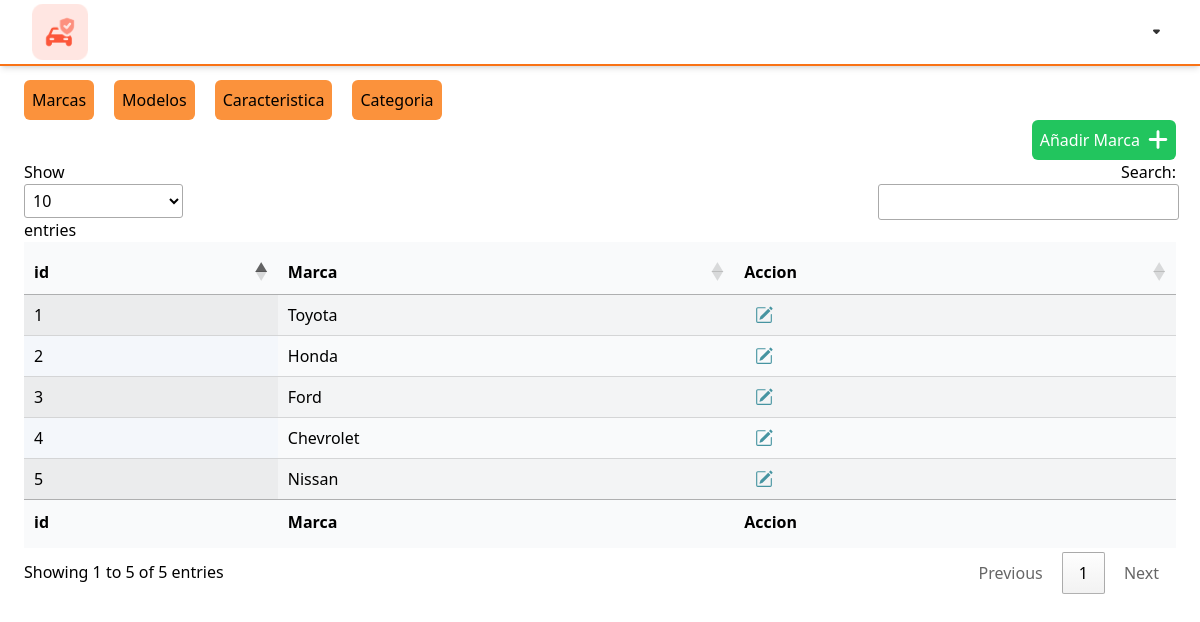
The app's page /reportes/venta_usuario.php with its own data.
### tables this page shows
CREATE TABLE IF NOT EXISTS `vehiculos_marcas` (
  `idVehiculos_Marca` int NOT NULL AUTO_INCREMENT,
  `marca_nombre` varchar(45) NOT NULL,
  PRIMARY KEY (`idVehiculos_Marca`),
  UNIQUE KEY `marca_nombre_UNIQUE` (`marca_nombre`)
);

### reportes/venta_usuario.php (the view, shortened to what this page needs)
<?php session_start();
require("../php/connection.php");
$marcas = $mysqli->query("SELECT * FROM `vehiculos_marcas`");
?>
<!DOCTYPE html>
<html lang="en">
<head>
    <link href="../css/output.css" rel="stylesheet">
    <link href="../css/input.css" rel="stylesheet">
    <link href="../DataTables/datatables.min.css" rel="stylesheet">
</head>
<body>
    <?php include "../pages/nav.php" ?>
    <div class="w-screen p-6 mt-14">
        <div class="w-full  flex gap-5 items-center relative">
            <div class="flex gap-5">
                <button mostrar="#marcas" class="activar bg-orange-400 rounded-md p-2 ">Marcas</button>
                <button mostrar="#modelos" class="activar bg-orange-400 rounded-md p-2">Modelos</button>
                <button mostrar="#caracteristica" class="activar bg-orange-400 rounded-md p-2">Caracteristica</button>
                <button mostrar="#categoria" class="activar bg-orange-400 rounded-md p-2">Categoria</button>
            </div>
        </div>
        <div id="marcas" class="contenedor ">
            <div class="flex justify-end">
                <button class="flex items-cent gap-2 bg-green-500 p-2 rounded-md text-white" data-modal-target="marca-modal" data-modal-toggle="marca-modal">
                    <span>Añadir Marca</span>
                    <div class="w-5">
                        <img class="w-full h-full" src="../svg/add.svg" alt="">
                    </div>
                </button>
            </div>
            <table id="table_marcas" class="display table bg-gray-50 py-2 ">
                <thead>
                    <tr>
                        <th>id</th>
                        <th>Marca</th>
                        <th>Accion</th>
                    </tr>
                </thead>
                <tbody>
                    <?php
                    if ($marcas) {
                        if ($marcas->num_rows > 0) {
                            while ($datos = $marcas->fetch_assoc()) {
                    ?>
                                <tr>
                                    <td><?php echo $datos['idVehiculos_Marca']; ?></td>
                                    <td><?php echo $datos['marca_nombre']; ?></td>
                                    <td>
                                        <div class="flex gap-2 w-12 justify-center overflow-hidden bg-transparent">
                                            <div>
                                                <img onclick='EditarMarca(<?php echo json_encode($datos); ?>)' data-modal-target="marca-modal" data-modal-toggle="marca-modal" class="cursor-pointer" src="../svg/edit.svg" alt="">
                                            </div>
                                        </div>
                                    </td>
                                </tr>
                    <?php
                            }
                        }
                    } else {
                        echo "<tr><td colspan='5'>Error executing the query: " . $mysqli->error . "</td></tr>";
                    }
                    ?>
                </tbody>
                <tfoot>
                    <tr>
                        <th>id</th>
                        <th>Marca</th>
                        <th>Accion</th>
                    </tr>
                </tfoot>
            </table>
        </div>
    </div>
</body>
</html>

### css/input.css (style rules this page uses)
a,button { @apply hover:bg-orange-700; }

### records on screen
vehiculos_marcas: idVehiculos_Marca "4", marca_nombre "Chevrolet"
vehiculos_marcas: idVehiculos_Marca "3", marca_nombre "Ford"
vehiculos_marcas: idVehiculos_Marca "2", marca_nombre "Honda"
vehiculos_marcas: idVehiculos_Marca "5", marca_nombre "Nissan"
vehiculos_marcas: idVehiculos_Marca "1", marca_nombre "Toyota"
